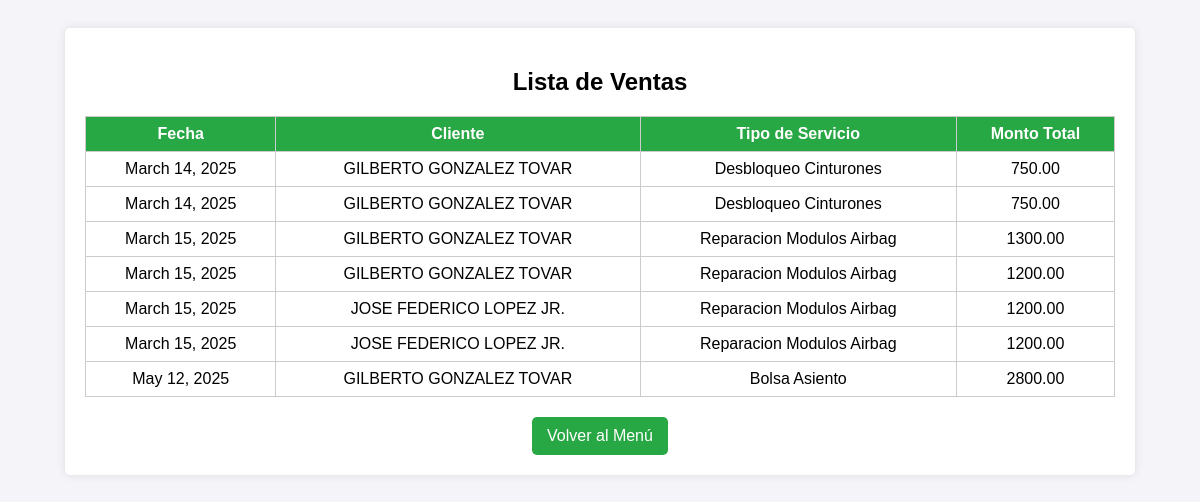
The page /crm/ventas/ on the database its author committed.
### crm/models.py (models this page shows, shortened)
class Servicio(models.Model):
    cliente = models.ForeignKey(Cliente, on_delete=models.CASCADE)
    vehiculo = models.ForeignKey(Vehiculo, on_delete=models.CASCADE, null=True, blank=True)  # Opcional
    fecha_servicio = models.DateField(default=date.today)
    tipo_servicio = models.ForeignKey(CatalogoServicio, on_delete=models.CASCADE)
    precio_final = models.DecimalField(max_digits=10, decimal_places=2, validators=[MinValueValidator(0.01)])

class Cliente(models.Model):
    nombre = models.CharField(max_length=100)
    apellido = models.CharField(max_length=100)
    telefono = models.CharField(
        max_length=12,
        validators=[RegexValidator(r'^\d{3}-\d{3}-\d{4}$', message="Formato de teléfono inválido (XXX-XXX-XXXX).")]
    )
    email = models.EmailField(blank = True, null = True)
    def __str__(self):
        return f"{self.nombre} {self.apellido}"

class CatalogoServicio(models.Model):
    nombre_servicio = models.CharField(max_length=100, unique=True)
    precio_base = models.DecimalField(max_digits=10, decimal_places=2, validators=[MinValueValidator(0.01)])
    def __str__(self):
        return self.nombre_servicio

### crm/views.py (the view)
# urls.py: path('ventas/', views.listar_ventas, name='listar_ventas'),
def listar_ventas(request):
    ventas = Servicio.objects.all()
    return render(request, 'crm/listar_ventas.html', {'ventas': ventas })

### crm/templates/crm/listar_ventas.html (shortened to what this page needs)
<!DOCTYPE html>
<html lang="es">
<head>
</head>
<body>
    <div class="container">
        <h2>Lista de Ventas</h2>
        <table>
            <tr>
                <th>Fecha</th>
                <th>Cliente</th>
                <th>Tipo de Servicio</th>
                <th>Monto Total</th>
            </tr>
            {% for venta in ventas %}
            <tr>
                <td>{{ venta.fecha_servicio }}</td>
                <td>{{ venta.cliente }}</td>
                <td>{{ venta.tipo_servicio }}</td>
                <td>{{ venta.precio_final }}</td>
            </tr>
            {% endfor %}
        </table>
        <a href="{% url 'menu_principal' %}">Volver al Menú</a>
    </div>
</body>
</html>

### crm/templates/crm/listar_ventas.html (style rules this page uses)
body { font-family: Arial, sans-serif; background-color: #f4f4f9; padding: 20px; text-align: center; }
.container { background: #fff; padding: 20px; border-radius: 5px; box-shadow: 0 0 10px rgba(0, 0, 0, 0.1); width: 90%; margin: auto; }
table { width: 100%; border-collapse: collapse; margin-top: 20px; }
th, td { border: 1px solid #ccc; padding: 8px; text-align: center; }
th { background-color: #28a745; color: white; }
a, button { display: inline-block; margin-top: 20px; padding: 10px 15px; background-color: #28a745; color: white; text-decoration: none; border-radius: 5px; }

### rows shown on the page
Servicio: fecha_servicio "March 14, 2025", cliente "GILBERTO GONZALEZ TOVAR", tipo_servicio "Desbloqueo Cinturones", precio_final "750.00"
Servicio: fecha_servicio "March 14, 2025", cliente "GILBERTO GONZALEZ TOVAR", tipo_servicio "Desbloqueo Cinturones", precio_final "750.00"
Servicio: fecha_servicio "March 15, 2025", cliente "GILBERTO GONZALEZ TOVAR", tipo_servicio "Reparacion Modulos Airbag", precio_final "1300.00"
Servicio: fecha_servicio "March 15, 2025", cliente "GILBERTO GONZALEZ TOVAR", tipo_servicio "Reparacion Modulos Airbag", precio_final "1200.00"
Servicio: fecha_servicio "March 15, 2025", cliente "JOSE FEDERICO LOPEZ JR.", tipo_servicio "Reparacion Modulos Airbag", precio_final "1200.00"
Servicio: fecha_servicio "March 15, 2025", cliente "JOSE FEDERICO LOPEZ JR.", tipo_servicio "Reparacion Modulos Airbag", precio_final "1200.00"
Servicio: fecha_servicio "May 12, 2025", cliente "GILBERTO GONZALEZ TOVAR", tipo_servicio "Bolsa Asiento", precio_final "2800.00"
